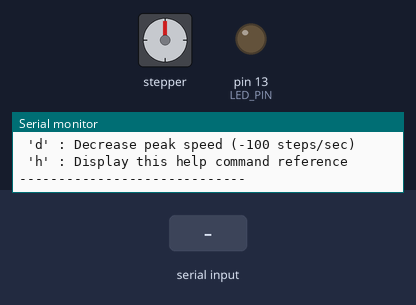
Simulated run of this sketch. Board: Arduino Uno, built with avr-gcc and run on an emulated ATmega328P. Shown: stepper motor, output pins drawn as LEDs (lit = HIGH), the last lines printed to the serial monitor. Wiring (inferred from the names in the program): stepper motor driver (200 steps per turn assumed): step pin 9; direction pin 8. Inputs (shaded band) come from the test bench. Pins used as bus, display or sensor lines are not drawn.

Above: at 1.8 s.
1.9 s: "g90\n" received over Serial
At 4.0 s:
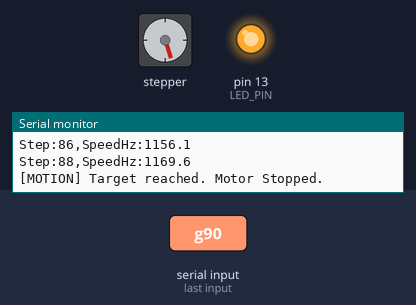
4.4 s: "g,45\n" received over Serial
At 5.5 s:
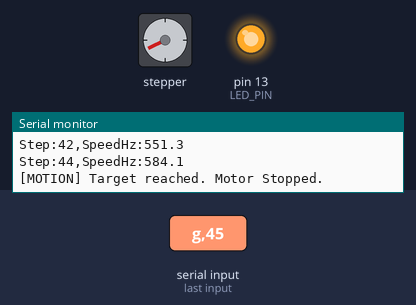
6.4 s: "G90\n" received over Serial
At 8.6 s:
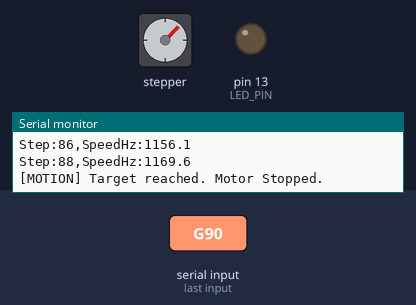
8.9 s: "G,45\n" received over Serial
At 10.1 s:
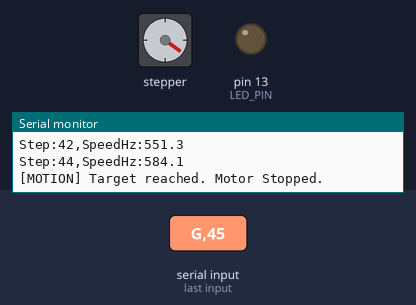
10.9 s: byte 48 ('0') received over Serial
12.4 s: "g90\n" received over Serial
At 14.8 s:
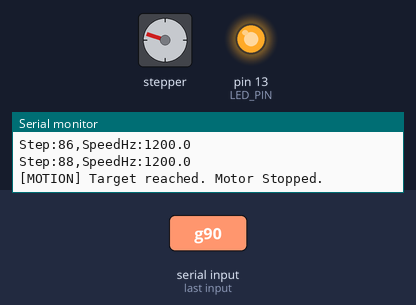
Timing chart, 0 to 16.0 s (numbered marks = the images above; inputs shaded):
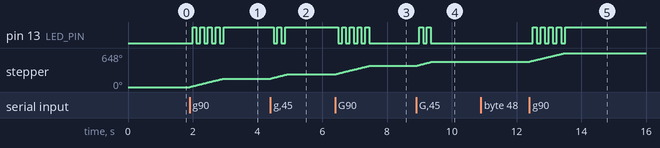

Measured:
- after the input at 1.9 s, pin 13 (LED_PIN): alternates HIGH for 0.12 s and LOW for 0.12 s, 9 changes in all, then stays HIGH, starting after 0.10 s; stepper: turns 162° clockwise in 1.1 s, starting at once
- after the input at 4.4 s, pin 13 (LED_PIN): alternates HIGH for 0.12 s and LOW for 0.12 s, 4 changes in all, then stays HIGH, starting after 0.10 s; stepper: turns 81° clockwise in 0.52 s, starting at once
- after the input at 6.4 s, pin 13 (LED_PIN): alternates HIGH for 0.12 s and LOW for 0.12 s, 9 changes in all, then stays LOW, starting after 0.10 s; stepper: turns 162° clockwise in 1.1 s, starting at once
- after the input at 8.9 s, pin 13 (LED_PIN): alternates HIGH for 0.12 s and LOW for 0.12 s, 4 changes in all, then stays LOW, starting after 0.10 s; stepper: turns 81° clockwise in 0.52 s, starting at once
- after the input at 12.4 s, pin 13 (LED_PIN): alternates HIGH for 0.12 s and LOW for 0.12 s, 9 changes in all, then stays HIGH, starting after 0.10 s; stepper: turns 162° clockwise in 1.1 s, starting at once

The sketch:

Day_97_Stepper_S_Curve.ino
```cpp
/*
 * 100 Projects with Arduino - Day 97
 * Project: Stepper Motor S-Curve Acceleration Profiler
 *
 * DESCRIPTION:
 * This project implements a real-time S-Curve (Raised Cosine) Acceleration Profile Generator
 * for stepper motors.
 *
 * TRAPEZOIDAL vs S-CURVE ACCELERATION:
 * 1. Trapezoidal (Linear): Acceleration changes instantly from 0 to max at the start and end
 *    of the ramp. This creates infinite "jerk" (the rate of change of acceleration), which causes
 *    mechanical vibration, resonance, and motor stall at high speeds.
 * 2. S-Curve (Smooth): Acceleration ramp is rounded off, gradually ramping up and down. This
 *    minimizes jerk, resulting in smooth motion, quiet operation, and higher achievable speeds.
 *
 * THE MATHEMATICAL MODEL:
 * We precompute the step intervals (delay in microseconds between steps) for a 100-step ramp.
 * The velocity v(i) at step index i (from 0 to N-1) is modeled using a raised cosine:
 *   v(i) = vStart + (vMax - vStart) * [ (1 - cos(pi * i / (N - 1))) / 2 ]
 *
 * The corresponding step delay interval in microseconds is:
 *   delay(i) = 1,000,000 / v(i)
 *
 * INTERACTIVE CLI & PLOTTER TELEMETRY:
 * The Serial CLI lets the user set target steps and switch between three profiles:
 * - Constant Speed (No ramp)
 * - Linear (Trapezoidal) Ramping
 * - S-Curve Ramping
 * During movement, the current speed is printed to the Serial Monitor in real-time,
 * allowing visualization of the speed curves on the Serial Plotter.
 *
 * WIRING:
 * - Stepper Driver STEP Pin -> Pin 9
 * - Stepper Driver DIR Pin  -> Pin 8
 * - Onboard LED             -> Pin 13 (Toggles on step execution)
 */

// --- PIN DEFINITIONS ---
const int STEP_PIN = 9;
const int DIR_PIN = 8;
const int LED_PIN = 13;

// --- STEPPER CONSTANTS ---
const int RAMP_STEPS = 100;  // Number of steps in the acceleration/deceleration ramp
float vStart = 150.0f;       // Starting velocity (steps/second)
float vMax = 1200.0f;        // Maximum peak velocity (steps/second)

// --- MEMORY ARRAYS FOR RAMP PROFILES ---
uint16_t sCurveIntervals[RAMP_STEPS];  // Step delay intervals in microseconds (S-Curve)
uint16_t linearIntervals[RAMP_STEPS];  // Step delay intervals in microseconds (Linear)

// --- MOTION STATE VARIABLES ---
enum ProfileType { PROFILE_CONSTANT, PROFILE_LINEAR, PROFILE_SCURVE };

ProfileType currentProfile = PROFILE_SCURVE;
long targetSteps = 0;
long stepsRemaining = 0;
long stepsCompleted = 0;
bool motorRunning = false;

void setup() {
  Serial.begin(9600);

  pinMode(STEP_PIN, OUTPUT);
  pinMode(DIR_PIN, OUTPUT);
  pinMode(LED_PIN, OUTPUT);
  digitalWrite(STEP_PIN, LOW);
  digitalWrite(DIR_PIN, LOW);
  digitalWrite(LED_PIN, LOW);

  // Precompute the profiles based on configured speeds
  generateProfileTables();

  Serial.println(F("=================================================="));
  Serial.println(F("Day 97: Stepper Motor S-Curve Speed Profiler"));
  Serial.println(F("=================================================="));

  printMenu();
}

void loop() {
  // Run the motion controller (Non-blocking stepping logic)
  if (motorRunning) {
    executeMotionStep();
  }

  // Poll Serial CLI Commands
  if (Serial.available() > 0) {
    char cmd = Serial.read();
    handleCLICommand(cmd);
  }
}

// =============================================================
//  PROFILE GENERATOR MATHEMATICS
// =============================================================
void generateProfileTables() {
  Serial.println(F("[SYSTEM] Precomputing speed profile lookup tables..."));

  for (int i = 0; i < RAMP_STEPS; i++) {
    float fraction = (float)i / (float)(RAMP_STEPS - 1);

    // 1. S-Curve (Raised Cosine) Math:
    // S-curve velocity goes from vStart to vMax following a smooth s-shape
    float sCurveFraction = (1.0f - cos(PI * fraction)) / 2.0f;
    float sCurveVel = vStart + (vMax - vStart) * sCurveFraction;
    sCurveIntervals[i] = (uint16_t)(1000000.0f / sCurveVel);

    // 2. Linear (Trapezoidal) Math:
    // Linear velocity increases straight from vStart to vMax
    float linearVel = vStart + (vMax - vStart) * fraction;
    linearIntervals[i] = (uint16_t)(1000000.0f / linearVel);
  }
  Serial.println(F("[SYSTEM] Precomputation completed. Ready."));
}

// =============================================================
//  MOTION CONTROL STEP EXECUTION
// =============================================================

/**
 * Non-blocking stepper driver step planner.
 * Calculates delay for current step and toggles step pin when delay expires.
 */
void executeMotionStep() {
  static unsigned long lastStepMicros = 0;
  static uint16_t currentIntervalUs = 10000;

  unsigned long currentMicros = micros();

  // Wait until the step interval has expired
  if (currentMicros - lastStepMicros >= currentIntervalUs) {
    lastStepMicros = currentMicros;

    // Trigger physical step pulse (minimum 10 microseconds HIGH)
    digitalWrite(STEP_PIN, HIGH);
    delayMicroseconds(10);
    digitalWrite(STEP_PIN, LOW);

    stepsCompleted++;
    stepsRemaining--;

    // Toggle status LED every 10 steps to show activity
    if (stepsCompleted % 10 == 0) {
      digitalWrite(LED_PIN, !digitalRead(LED_PIN));
    }

    // Determine current speed based on ramp position
    float speedHz = 0.0f;

    if (stepsRemaining == 0) {
      // Motion complete
      motorRunning = false;
      Serial.println(F("\n[MOTION] Target reached. Motor Stopped."));
      return;
    }

    // Calculate velocity profile interval
    if (currentProfile == PROFILE_CONSTANT) {
      // Constant velocity: always use max velocity interval
      currentIntervalUs = (uint16_t)(1000000.0f / vMax);
      speedHz = vMax;
    } else {
      // Ramping velocity
      uint16_t *profileTable =
          (currentProfile == PROFILE_SCURVE) ? sCurveIntervals : linearIntervals;

      long totalSteps = stepsCompleted + stepsRemaining;

      if (stepsCompleted < RAMP_STEPS) {
        // Acceleration phase
        currentIntervalUs = profileTable[stepsCompleted];
      } else if (stepsRemaining < RAMP_STEPS) {
        // Deceleration phase
        currentIntervalUs = profileTable[stepsRemaining];
      } else {
        // Flat peak velocity phase
        currentIntervalUs = (uint16_t)(1000000.0f / vMax);
      }

      speedHz = 1000000.0f / (float)currentIntervalUs;
    }

    // Output telemetry data formatted for the Serial Plotter (1 out of every 5 steps to throttle
    // output)
    if (stepsCompleted % 2 == 0) {
      Serial.print(F("Step:"));
      Serial.print(stepsCompleted);
      Serial.print(F(",SpeedHz:"));
      Serial.println(speedHz, 1);
    }
  }
}

// =============================================================
//  CLI COMMAND INTERFACE
// =============================================================
void handleCLICommand(char cmd) {
  if (cmd == '\n' || cmd == '\r') return;

  switch (cmd) {
    case 'g':
    case 'G':
      // Read target steps from Serial
      targetSteps = Serial.parseInt();
      if (targetSteps == 0) return;

      // Configure direction
      if (targetSteps > 0) {
        digitalWrite(DIR_PIN, HIGH);
        Serial.print(F("\n[MOTION] Clockwise Move: "));
      } else {
        digitalWrite(DIR_PIN, LOW);
        targetSteps = -targetSteps;
        Serial.print(F("\n[MOTION] Counter-Clockwise Move: "));
      }

      Serial.print(targetSteps);
      Serial.print(F(" steps using "));

      if (currentProfile == PROFILE_CONSTANT)
        Serial.println(F("CONSTANT SPEED profile."));
      else if (currentProfile == PROFILE_LINEAR)
        Serial.println(F("LINEAR TRAPEZOIDAL profile."));
      else
        Serial.println(F("S-CURVE profile."));

      // Start movement
      stepsRemaining = targetSteps;
      stepsCompleted = 0;
      motorRunning = true;
      break;

    // Profile settings selectors
    case '0':
      currentProfile = PROFILE_CONSTANT;
      Serial.println(F("[CONFIG] Profile set to: CONSTANT (No acceleration)"));
      break;
    case '1':
      currentProfile = PROFILE_LINEAR;
      Serial.println(F("[CONFIG] Profile set to: LINEAR (Trapezoidal ramp)"));
      break;
    case '2':
      currentProfile = PROFILE_SCURVE;
      Serial.println(F("[CONFIG] Profile set to: S-CURVE (Raised Cosine ramp)"));
      break;

    // Adjust speed boundaries
    case 'u':
      vMax = constrain(vMax + 100.0f, vStart + 100.0f, 2500.0f);
      generateProfileTables();
      Serial.print(F("[CONFIG] Peak Velocity increased to: "));
      Serial.print(vMax);
      Serial.println(F(" steps/sec"));
      break;
    case 'd':
      vMax = constrain(vMax - 100.0f, vStart + 100.0f, 2500.0f);
      generateProfileTables();
      Serial.print(F("[CONFIG] Peak Velocity decreased to: "));
      Serial.print(vMax);
      Serial.println(F(" steps/sec"));
      break;

    case 'h':
    case 'H':
      printMenu();
      break;

    default:
      break;
  }
}

void printMenu() {
  Serial.println(F("\n--- STEPPER PROFILER CLI ---"));
  Serial.println(F(" Configure profile:"));
  Serial.println(F(" '0' : Set profile to CONSTANT SPEED"));
  Serial.println(F(" '1' : Set profile to LINEAR TRAPEZOIDAL RAMP"));
  Serial.println(F(" '2' : Set profile to S-CURVE RAMP"));
  Serial.println(F(" Execute movement:"));
  Serial.println(F(" 'g <steps>' : Command steps relative movement (e.g., 'g 1000' or 'g -600')"));
  Serial.println(F(" Tunings:"));
  Serial.println(F(" 'u' : Increase peak speed (+100 steps/sec)"));
  Serial.println(F(" 'd' : Decrease peak speed (-100 steps/sec)"));
  Serial.println(F(" 'h' : Display this help command reference"));
  Serial.println(F("-----------------------------\n"));
}
```
